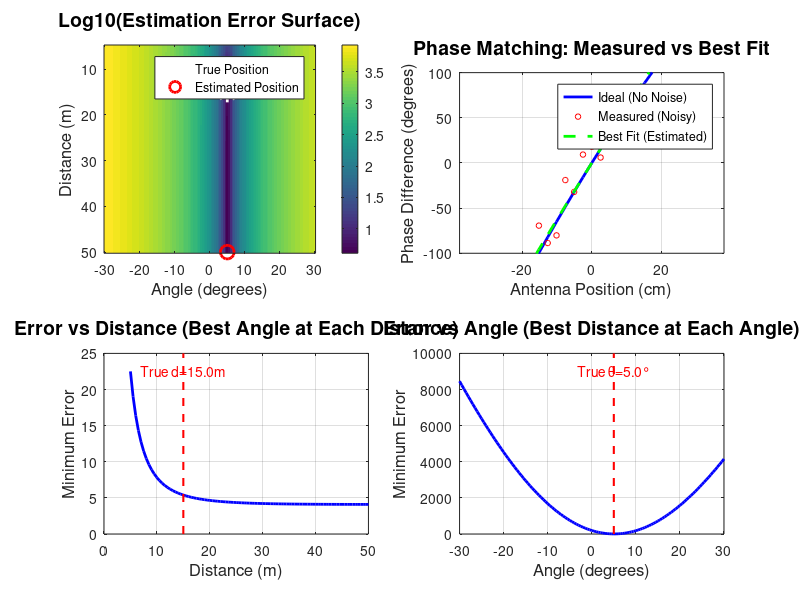

Source code (MATLAB):
%% Part 4: Grid Search Position Estimator

clear; close all; clc;

c = 3e8;                   
fc = 5.9e9;                 
lambda = c / fc;           
d_antenna = lambda / 2;     


K = 31;                   
D = (K - 1) * d_antenna;    
x_ant = linspace(-D/2, D/2, K);

x_ant = x_ant(:);

d_true = 15;            
theta_true = 5 * pi/180;    

fprintf('=== True Transmitter Position ===\n');
fprintf('Distance: %.2f m\n', d_true);
fprintf('Angle: %.2f degrees\n', theta_true * 180/pi);
fprintf('Array size: %.2f m (%d antennas)\n\n', D, K);


d_k_true = sqrt(x_ant.^2 + d_true^2 - 2*x_ant*d_true*sin(theta_true));
phase_ideal = -2*pi/lambda * (d_k_true - d_true);

SNR_dB = 5;              
SNR_linear = 10^(SNR_dB/10);
phase_noise_std = sqrt(1 / (2 * SNR_linear));
phase_measured = phase_ideal + phase_noise_std * randn(K, 1);
phase_measured = phase_measured(:);

fprintf('=== Measurement Parameters ===\n');
fprintf('SNR: %d dB\n', SNR_dB);
fprintf('Phase noise std: %.2f degrees\n\n', phase_noise_std * 180/pi);


search_d = 5:0.5:50;            
search_theta = -30:0.5:30;     
search_theta_rad = search_theta * pi/180;

fprintf('=== Grid Search Parameters ===\n');
fprintf('Distance range: %.1f to %.1f m (step %.1f m)\n', ...
        search_d(1), search_d(end), search_d(2)-search_d(1));
fprintf('Angle range: %.1f to %.1f degrees (step %.1f°)\n', ...
        search_theta(1), search_theta(end), search_theta(2)-search_theta(1));
fprintf('Total evaluations: %d\n\n', length(search_d) * length(search_theta));

error_matrix = zeros(length(search_d), length(search_theta));

fprintf('Searching grid...\n');
for i = 1:length(search_d)
    d_candidate = search_d(i);
    
    for j = 1:length(search_theta)
        theta_candidate = search_theta_rad(j);
       
        d_k_candidate = sqrt(x_ant.^2 + d_candidate^2 - ...
                             2*x_ant*d_candidate*sin(theta_candidate));
        phase_candidate = -2*pi/lambda * (d_k_candidate - d_candidate);
    
        phase_candidate = phase_candidate(:);
        
        error_matrix(i, j) = sum((phase_measured - phase_candidate).^2);
    end
end
fprintf('Search complete!\n\n');

[min_error, min_idx] = min(error_matrix(:));

[d_idx, theta_idx] = ind2sub(size(error_matrix), min_idx);

d_estimated = search_d(d_idx);
theta_estimated = search_theta(theta_idx);


fprintf('=== Estimation Results ===\n');
fprintf('True position:\n');
fprintf('  Distance: %.2f m\n', d_true);
fprintf('  Angle: %.2f degrees\n', theta_true * 180/pi);
fprintf('\nEstimated position:\n');
fprintf('  Distance: %.2f m\n', d_estimated);
fprintf('  Angle: %.2f degrees\n', theta_estimated);
fprintf('\nErrors:\n');
fprintf('  Distance error: %.2f m (%.1f%%)\n', ...
        abs(d_estimated - d_true), ...
        100 * abs(d_estimated - d_true) / d_true);
fprintf('  Angle error: %.2f degrees (%.1f%%)\n', ...
        abs(theta_estimated - theta_true*180/pi), ...
        100 * abs(theta_estimated - theta_true*180/pi) / (theta_true*180/pi));

figure('Position', [100, 100, 1200, 800]);

subplot(2, 2, 1);
imagesc(search_theta, search_d, log10(error_matrix));
colorbar;
xlabel('Angle (degrees)', 'FontSize', 12);
ylabel('Distance (m)', 'FontSize', 12);
title('Log10(Estimation Error Surface)', 'FontSize', 14);
hold on;

plot(theta_true*180/pi, d_true, 'w*', 'MarkerSize', 15, 'LineWidth', 2, ...
     'DisplayName', 'True Position');

plot(theta_estimated, d_estimated, 'ro', 'MarkerSize', 10, 'LineWidth', 2, ...
     'DisplayName', 'Estimated Position');

legend('Location', 'best');

subplot(2, 2, 2);

d_k_best = sqrt(x_ant.^2 + d_estimated^2 - ...
                2*x_ant*d_estimated*sin(theta_estimated*pi/180));
phase_best = -2*pi/lambda * (d_k_best - d_estimated);

plot(x_ant*100, phase_ideal*180/pi, 'b-', 'LineWidth', 2, ...
     'DisplayName', 'Ideal (No Noise)');
hold on;
plot(x_ant*100, phase_measured*180/pi, 'ro', 'MarkerSize', 4, ...
     'DisplayName', 'Measured (Noisy)');
plot(x_ant*100, phase_best*180/pi, 'g--', 'LineWidth', 2, ...
     'DisplayName', 'Best Fit (Estimated)');

xlabel('Antenna Position (cm)', 'FontSize', 12);
ylabel('Phase Difference (degrees)', 'FontSize', 12);
title('Phase Matching: Measured vs Best Fit', 'FontSize', 14);
legend('Location', 'best');
grid on;
xlim([-D/2*100, D/2*100]);
ylim([-100, 100]);

subplot(2, 2, 3);

[min_error_vs_dist, ~] = min(error_matrix, [], 2);

plot(search_d, min_error_vs_dist, 'b-', 'LineWidth', 2);
xlabel('Distance (m)', 'FontSize', 12);
ylabel('Minimum Error', 'FontSize', 12);
title('Error vs Distance (Best Angle at Each Distance)', 'FontSize', 14);
grid on;

line([d_true, d_true], ylim, 'Color', 'r', 'LineStyle', '--', 'LineWidth', 1.5);
text(d_true, max(ylim)*0.9, sprintf('True d=%.1fm', d_true), ...
     'HorizontalAlignment', 'center', 'FontSize', 10, 'Color', 'r');


subplot(2, 2, 4);

[min_error_vs_angle, ~] = min(error_matrix, [], 1);

plot(search_theta, min_error_vs_angle, 'b-', 'LineWidth', 2);
xlabel('Angle (degrees)', 'FontSize', 12);
ylabel('Minimum Error', 'FontSize', 12);
title('Error vs Angle (Best Distance at Each Angle)', 'FontSize', 14);
grid on;

line([theta_true*180/pi, theta_true*180/pi], ylim, ...
     'Color', 'r', 'LineStyle', '--', 'LineWidth', 1.5);
text(theta_true*180/pi, max(ylim)*0.9, sprintf('True θ=%.1f°', theta_true*180/pi), ...
     'HorizontalAlignment', 'center', 'FontSize', 10, 'Color', 'r');

fprintf('\n=== Part 4 Complete ===\n');
fprintf('You should see a figure with 4 subplots:\n');
fprintf('1. Error surface (2D heatmap)\n');
fprintf('2. Phase matching (measured vs best fit)\n');
fprintf('3. Error vs distance\n');
fprintf('4. Error vs angle\n');
